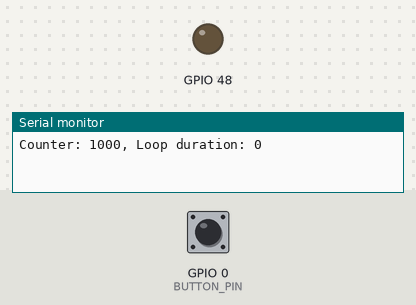
Bench run of a program on a simulated ESP32-S3. On the bench: output pins drawn as LEDs (lit = HIGH), the last lines printed to the serial monitor. Dashed ring = blinking. Inputs (shaded band) come from the test bench; at power-on: GPIO 0 (BUTTON_PIN) HIGH.

Above: at 1.2 s.
1.3 s: GPIO 0 (BUTTON_PIN) pulled LOW for 0.15 s
2.9 s: GPIO 0 (BUTTON_PIN) pulled LOW for 1 s
At 3.8 s:
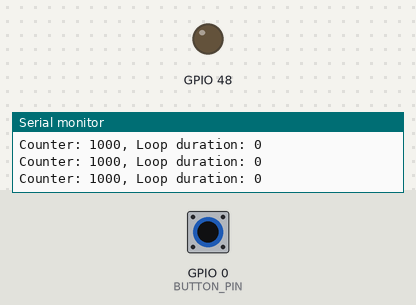
5.4 s: GPIO 0 (BUTTON_PIN) pulled LOW for 3.2 s
At 5.7 s:
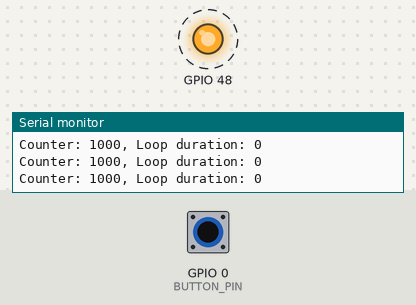
Timing chart, 0 to 16.1 s (numbered marks = the images above; inputs shaded):
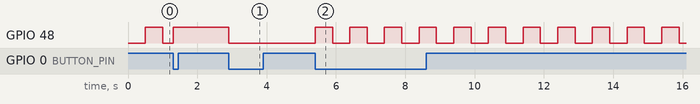

Measured:
- after the input at 2.9 s, GPIO 48: HIGH → LOW at once
- after the input at 5.4 s, GPIO 48: alternates HIGH for 0.50 s and LOW for 0.50 s, starting at once

The program:

main.cpp
```cpp
#include <Arduino.h>

constexpr uint8_t LED_PIN = LED_BUILTIN;
constexpr uint8_t BUTTON_PIN = 0;

class Config
{
public:
    static const uint32_t delayTime = 500;
    static const uint32_t baudRate = 115200;
    static const uint32_t logInterval = 1000;
};

enum class LedState
{
    On,
    Off
};

class Led
{
public:
    Led(uint8_t pin) : _pin(pin), _state(LedState::Off) {}

    void init(LedState initialState = LedState::Off)
    {
        pinMode(_pin, OUTPUT);
        set(initialState);
    }

    void set(LedState state)
    {
        if (_state == state)
        {
            return;
        }

        _state = state;
        digitalWrite(_pin, state == LedState::On ? HIGH : LOW);
    }

    void toggle()
    {
        set(_state == LedState::On ? LedState::Off : LedState::On);
    }

private:
    uint8_t _pin;
    LedState _state;
};

unsigned long previousBlink = 0;
Led led(LED_PIN);

volatile bool buttonPressed = false;
void onButtonPressed()
{
    buttonPressed = true;
}

enum class Mode
{
    ForceOn,
    ForceOff,
    Blinking
};

Mode mode = Mode::Blinking;

uint16_t counter = 0;

void setup()
{
    Serial.begin(Config::baudRate);

    pinMode(BUTTON_PIN, INPUT_PULLUP);
    attachInterrupt(digitalPinToInterrupt(BUTTON_PIN), onButtonPressed, FALLING);

    led.init();
}

void loop()
{
    unsigned long currentTime = millis();

    if (buttonPressed)
    {
        buttonPressed = false;
        switch (mode)
        {
        case Mode::ForceOn:
        {
            mode = Mode::ForceOff;
            break;
        }
        case Mode::ForceOff:
        {
            mode = Mode::Blinking;
            previousBlink = 0;
            break;
        }
        case Mode::Blinking:
        {
            mode = Mode::ForceOn;
            break;
        }
        }
    }

    switch (mode)
    {
    case Mode::ForceOn:
    {
        led.set(LedState::On);
        break;
    }
    case Mode::ForceOff:
    {
        led.set(LedState::Off);
        break;
    }
    case Mode::Blinking:
    {
        if ((currentTime - previousBlink) >= Config::delayTime)
        {
            previousBlink = currentTime;
            led.toggle();
        }
        break;
    }
    }

    if (++counter >= Config::logInterval)
    {
        Serial.printf("Counter: %d, Loop duration: %lu\n", counter, millis() - currentTime);
        counter = 0;
    }
}
```
